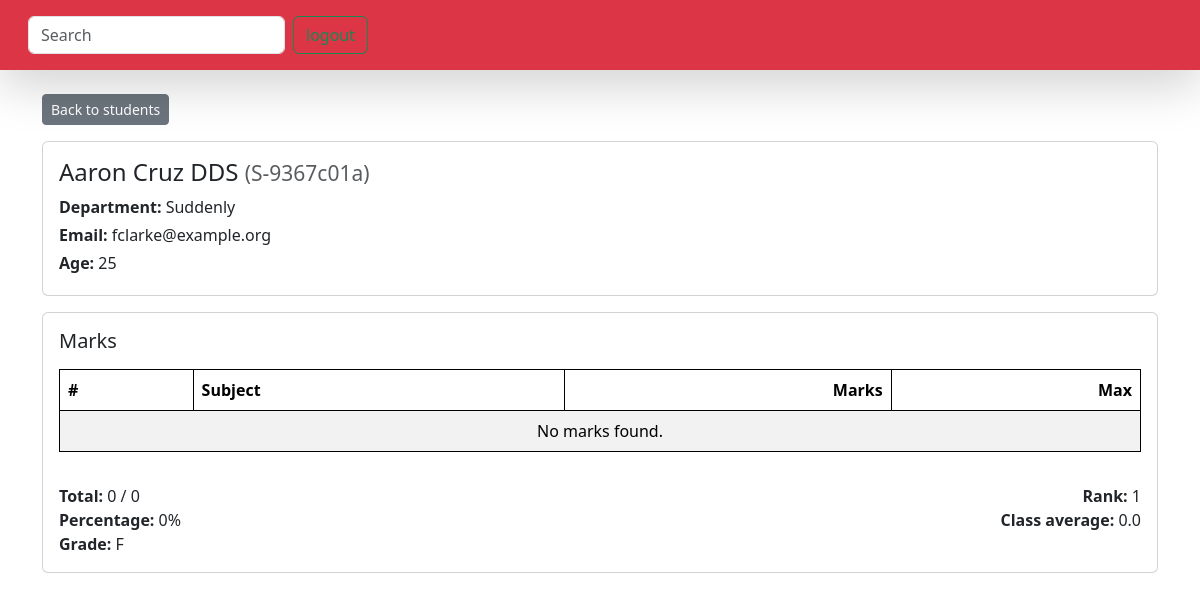
Page /check-the-marks/S-9367c01a/ on the committed database.
### vege/models.py (models this page shows, shortened)
class Student(models.Model):
    department = models.ForeignKey(Department, on_delete=models.CASCADE)
    student_id = models.OneToOneField(StudentID, on_delete=models.CASCADE)
    student_name = models.CharField(max_length=100)
    student_email = models.EmailField(unique=True)
    student_age = models.IntegerField(default=18)
    student_address = models.TextField(blank=True)
    class Meta:
        ordering = ['student_name']
        verbose_name = 'student'

class StudentID(models.Model):
    student_id = models.CharField(max_length=20, unique=True)

class Department(models.Model):
    department_name = models.CharField(max_length=100)

### vege/views.py (the view)
# urls.py: path('check-the-marks/<str:student_id>/', student_report, name='check_marks'),
def student_report(request, student_id):
    student = get_object_or_404(Student, student_id__student_id=student_id)
    marks_qs = Subjectmarks.objects.filter(student=student).select_related('subject').order_by('subject__subject_name')
    total = marks_qs.aggregate(total=Coalesce(Sum('marks'), 0))['total'] or 0
    max_total = marks_qs.aggregate(max_total=Coalesce(Sum('max_marks'), 0))['max_total'] or 0
    percentage = round((total / max_total * 100) if max_total else 0, 2)
    def grade_from_pct(p):
        if p >= 90: return 'A+'
        if p >= 80: return 'A'
        if p >= 70: return 'B'
        if p >= 60: return 'C'
        if p >= 50: return 'D'
        return 'F'
    grade = grade_from_pct(percentage)
    students_totals = Student.objects.annotate(
        total_marks=Coalesce(Sum('subjectmarks__marks'), 0)
    ).order_by('-total_marks', 'student_name')
    rank = None
    for idx, s in enumerate(students_totals, start=1):
        if s.id == student.id:
            rank = idx
            break
    class_total = students_totals.aggregate(class_sum=Coalesce(Sum('total_marks'), 0))['class_sum'] or 0
    class_count = students_totals.count() or 1
    class_average = round(class_total / class_count, 2)
    context = {
        'student': student,
        'marks': marks_qs,
        'total': total,
        'max_total': max_total,
        'percentage': percentage,
        'grade': grade,
        'rank': rank,
        'class_average': class_average,
    }
    return render(request, 'report/student_report.html', context)

### vege/templates/report/student_report.html
{% extends "base.html" %}
{% block start %}
<div class="container mt-4">
  <a href="{% url 'students' %}" class="btn btn-sm btn-secondary mb-3">Back to students</a>
  <div class="card mb-3">
    <div class="card-body">
      <h4>{{ student.student_name }} <small class="text-muted">({{ student.student_id.student_id }})</small></h4>
      <p class="mb-1"><strong>Department:</strong> {{ student.department.department_name }}</p>
      <p class="mb-1"><strong>Email:</strong> {{ student.student_email }}</p>
      <p class="mb-1"><strong>Age:</strong> {{ student.student_age }}</p>
    </div>
  </div>
  <div class="card mb-3">
    <div class="card-body">
      <h5 class="mb-3">Marks</h5>
      <div class="table-responsive">
        <table class="table table-striped">
          <thead>
            <tr><th>#</th><th>Subject</th><th class="text-end">Marks</th><th class="text-end">Max</th></tr>
          </thead>
          <tbody>
            {% for m in marks %}
            <tr>
              <td>{{ forloop.counter }}</td>
              <td>{{ m.subject.subject_name }}</td>
              <td class="text-end">{{ m.marks }}</td>
              <td class="text-end">{{ m.max_marks }}</td>
            </tr>
            {% empty %}
            <tr><td colspan="4" class="text-center">No marks found.</td></tr>
            {% endfor %}
          </tbody>
        </table>
      </div>
      <div class="d-flex justify-content-between mt-3">
        <div>
          <strong>Total:</strong> {{ total }} / {{ max_total }}<br>
          <strong>Percentage:</strong> {{ percentage }}%<br>
          <strong>Grade:</strong> {{ grade }}
        </div>
        <div class="text-end">
          <strong>Rank:</strong> {{ rank }}<br>
          <strong>Class average:</strong> {{ class_average }}
        </div>
      </div>
    </div>
  </div>
</div>
{% endblock %}

### home/templates/base.html (style rules this page uses)
table, th, td { border: 1px solid black; }

### rows in the picture
Student: student_name "Aaron Cruz DDS", student_id.student_id "S-9367c01a", department.department_name "Suddenly", student_email "fclarke@example.org", student_age "25"

### other values in the picture
{{ total }} "0"
{{ max_total }} "0"
{{ percentage }} "0"
{{ grade }} "F"
{{ rank }} "1"
{{ class_average }} "0.0"
